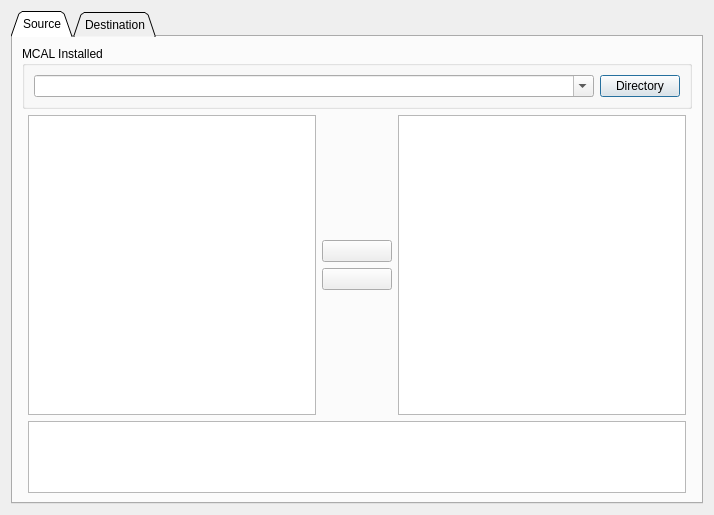
<?xml version="1.0" encoding="UTF-8"?>
<ui version="4.0">
 <class>Dialog</class>
 <widget class="QDialog" name="Dialog">
  <property name="geometry">
   <rect>
    <x>0</x>
    <y>0</y>
    <width>714</width>
    <height>496</height>
   </rect>
  </property>
  <property name="windowTitle">
   <string>SmartCopy V1.0.0</string>
  </property>
  <property name="windowIcon">
   <iconset>
    <normaloff>Ico/smart.ico</normaloff>Ico/smart.ico</iconset>
  </property>
  <layout class="QGridLayout" name="gridLayout_2">
   <item row="0" column="0">
    <widget class="QTabWidget" name="tabWidget">
     <property name="enabled">
      <bool>true</bool>
     </property>
     <property name="sizePolicy">
      <sizepolicy hsizetype="Preferred" vsizetype="Preferred">
       <horstretch>0</horstretch>
       <verstretch>0</verstretch>
      </sizepolicy>
     </property>
     <property name="tabShape">
      <enum>QTabWidget::Triangular</enum>
     </property>
     <property name="currentIndex">
      <number>0</number>
     </property>
     <property name="usesScrollButtons">
      <bool>true</bool>
     </property>
     <property name="tabsClosable">
      <bool>false</bool>
     </property>
     <widget class="QWidget" name="tabSource">
      <attribute name="title">
       <string>Source</string>
      </attribute>
      <layout class="QGridLayout" name="gridLayout">
       <item row="0" column="0" colspan="6">
        <widget class="QGroupBox" name="McalgroupBox">
         <property name="sizePolicy">
          <sizepolicy hsizetype="Minimum" vsizetype="Maximum">
           <horstretch>0</horstretch>
           <verstretch>0</verstretch>
          </sizepolicy>
         </property>
         <property name="minimumSize">
          <size>
           <width>600</width>
           <height>0</height>
          </size>
         </property>
         <property name="title">
          <string>MCAL Installed</string>
         </property>
         <layout class="QGridLayout" name="gridLayout_8">
          <item row="0" column="0">
           <widget class="QComboBox" name="McalComboBox">
            <property name="sizePolicy">
             <sizepolicy hsizetype="Preferred" vsizetype="Preferred">
              <horstretch>0</horstretch>
              <verstretch>0</verstretch>
             </sizepolicy>
            </property>
            <property name="editable">
             <bool>true</bool>
            </property>
           </widget>
          </item>
          <item row="0" column="1">
           <widget class="QPushButton" name="McalDirButton">
            <property name="sizePolicy">
             <sizepolicy hsizetype="Maximum" vsizetype="Preferred">
              <horstretch>0</horstretch>
              <verstretch>0</verstretch>
             </sizepolicy>
            </property>
            <property name="text">
             <string>Directory</string>
            </property>
           </widget>
          </item>
         </layout>
        </widget>
       </item>
       <item row="1" column="1">
        <widget class="QTreeView" name="left_tree">
         <property name="sizePolicy">
          <sizepolicy hsizetype="Expanding" vsizetype="Minimum">
           <horstretch>0</horstretch>
           <verstretch>0</verstretch>
          </sizepolicy>
         </property>
         <property name="minimumSize">
          <size>
           <width>0</width>
           <height>300</height>
          </size>
         </property>
        </widget>
       </item>
       <item row="1" column="4">
        <widget class="QTreeView" name="right_tree"/>
       </item>
       <item row="1" column="2" colspan="2">
        <layout class="QVBoxLayout" name="verticalLayout_3">
         <item>
          <spacer name="verticalSpacer">
           <property name="orientation">
            <enum>Qt::Vertical</enum>
           </property>
           <property name="sizeHint" stdset="0">
            <size>
             <width>20</width>
             <height>40</height>
            </size>
           </property>
          </spacer>
         </item>
         <item>
          <widget class="QPushButton" name="leftright_button">
           <property name="sizePolicy">
            <sizepolicy hsizetype="Expanding" vsizetype="Maximum">
             <horstretch>0</horstretch>
             <verstretch>0</verstretch>
            </sizepolicy>
           </property>
           <property name="minimumSize">
            <size>
             <width>70</width>
             <height>0</height>
            </size>
           </property>
           <property name="maximumSize">
            <size>
             <width>70</width>
             <height>16777215</height>
            </size>
           </property>
           <property name="text">
            <string/>
           </property>
           <property name="icon">
            <iconset>
             <normaloff>Ico/config_add.gif</normaloff>Ico/config_add.gif</iconset>
           </property>
          </widget>
         </item>
         <item>
          <widget class="QPushButton" name="rightleft_button">
           <property name="sizePolicy">
            <sizepolicy hsizetype="Minimum" vsizetype="Maximum">
             <horstretch>0</horstretch>
             <verstretch>0</verstretch>
            </sizepolicy>
           </property>
           <property name="minimumSize">
            <size>
             <width>70</width>
             <height>0</height>
            </size>
           </property>
           <property name="maximumSize">
            <size>
             <width>70</width>
             <height>16777215</height>
            </size>
           </property>
           <property name="text">
            <string/>
           </property>
           <property name="icon">
            <iconset>
             <normaloff>Ico/config_delete.gif</normaloff>Ico/config_delete.gif</iconset>
           </property>
          </widget>
         </item>
         <item>
          <spacer name="verticalSpacer_2">
           <property name="orientation">
            <enum>Qt::Vertical</enum>
           </property>
           <property name="sizeHint" stdset="0">
            <size>
             <width>20</width>
             <height>40</height>
            </size>
           </property>
          </spacer>
         </item>
        </layout>
       </item>
       <item row="2" column="1" colspan="4">
        <widget class="QPlainTextEdit" name="progresstxt_source"/>
       </item>
      </layout>
     </widget>
     <widget class="QWidget" name="tabDestination">
      <attribute name="title">
       <string>Destination</string>
      </attribute>
      <layout class="QGridLayout" name="gridLayout_3">
       <item row="0" column="0" colspan="2">
        <widget class="QGroupBox" name="DestgroupBox">
         <property name="sizePolicy">
          <sizepolicy hsizetype="Minimum" vsizetype="Maximum">
           <horstretch>0</horstretch>
           <verstretch>0</verstretch>
          </sizepolicy>
         </property>
         <property name="title">
          <string>Destination</string>
         </property>
         <layout class="QVBoxLayout" name="verticalLayout_5">
          <item>
           <widget class="QGroupBox" name="ModulegroupBox">
            <property name="sizePolicy">
             <sizepolicy hsizetype="Expanding" vsizetype="Expanding">
              <horstretch>0</horstretch>
              <verstretch>0</verstretch>
             </sizepolicy>
            </property>
            <property name="title">
             <string>Module</string>
            </property>
            <layout class="QGridLayout" name="gridLayout_6">
             <item row="0" column="0">
              <widget class="QComboBox" name="ModuleComboBox">
               <property name="sizePolicy">
                <sizepolicy hsizetype="Expanding" vsizetype="Expanding">
                 <horstretch>250</horstretch>
                 <verstretch>0</verstretch>
                </sizepolicy>
               </property>
               <property name="editable">
                <bool>true</bool>
               </property>
              </widget>
             </item>
             <item row="0" column="1">
              <widget class="QPushButton" name="ModuleDirButton">
               <property name="sizePolicy">
                <sizepolicy hsizetype="Maximum" vsizetype="Expanding">
                 <horstretch>75</horstretch>
                 <verstretch>0</verstretch>
                </sizepolicy>
               </property>
               <property name="text">
                <string>Directory</string>
               </property>
              </widget>
             </item>
            </layout>
           </widget>
          </item>
          <item>
           <widget class="QGroupBox" name="SmodulegroupBox_3">
            <property name="sizePolicy">
             <sizepolicy hsizetype="Expanding" vsizetype="Expanding">
              <horstretch>0</horstretch>
              <verstretch>0</verstretch>
             </sizepolicy>
            </property>
            <property name="title">
             <string>Integration &amp;&amp; Irq</string>
            </property>
            <layout class="QGridLayout" name="gridLayout_7">
             <item row="0" column="0">
              <widget class="QComboBox" name="SmoduleComboBox">
               <property name="sizePolicy">
                <sizepolicy hsizetype="Expanding" vsizetype="Expanding">
                 <horstretch>250</horstretch>
                 <verstretch>0</verstretch>
                </sizepolicy>
               </property>
               <property name="editable">
                <bool>true</bool>
               </property>
              </widget>
             </item>
             <item row="0" column="1">
              <widget class="QPushButton" name="SmoduleDirButton">
               <property name="sizePolicy">
                <sizepolicy hsizetype="Maximum" vsizetype="Expanding">
                 <horstretch>75</horstretch>
                 <verstretch>0</verstretch>
                </sizepolicy>
               </property>
               <property name="text">
                <string>Directory</string>
               </property>
              </widget>
             </item>
            </layout>
           </widget>
          </item>
         </layout>
        </widget>
       </item>
       <item row="2" column="0" colspan="2">
        <layout class="QHBoxLayout" name="horizontalLayout">
         <property name="spacing">
          <number>6</number>
         </property>
         <item>
          <spacer name="horizontalSpacer">
           <property name="orientation">
            <enum>Qt::Horizontal</enum>
           </property>
           <property name="sizeType">
            <enum>QSizePolicy::Minimum</enum>
           </property>
           <property name="sizeHint" stdset="0">
            <size>
             <width>200</width>
             <height>20</height>
            </size>
           </property>
          </spacer>
         </item>
         <item>
          <widget class="QPushButton" name="CopyButton">
           <property name="sizePolicy">
            <sizepolicy hsizetype="Fixed" vsizetype="Fixed">
             <horstretch>75</horstretch>
             <verstretch>0</verstretch>
            </sizepolicy>
           </property>
           <property name="text">
            <string>Copy</string>
           </property>
          </widget>
         </item>
         <item>
          <spacer name="horizontalSpacer_2">
           <property name="orientation">
            <enum>Qt::Horizontal</enum>
           </property>
           <property name="sizeType">
            <enum>QSizePolicy::Minimum</enum>
           </property>
           <property name="sizeHint" stdset="0">
            <size>
             <width>200</width>
             <height>20</height>
            </size>
           </property>
          </spacer>
         </item>
        </layout>
       </item>
       <item row="3" column="0">
        <widget class="QPlainTextEdit" name="progresstxt_dest"/>
       </item>
      </layout>
     </widget>
    </widget>
   </item>
  </layout>
 </widget>
 <resources/>
 <connections/>
</ui>
